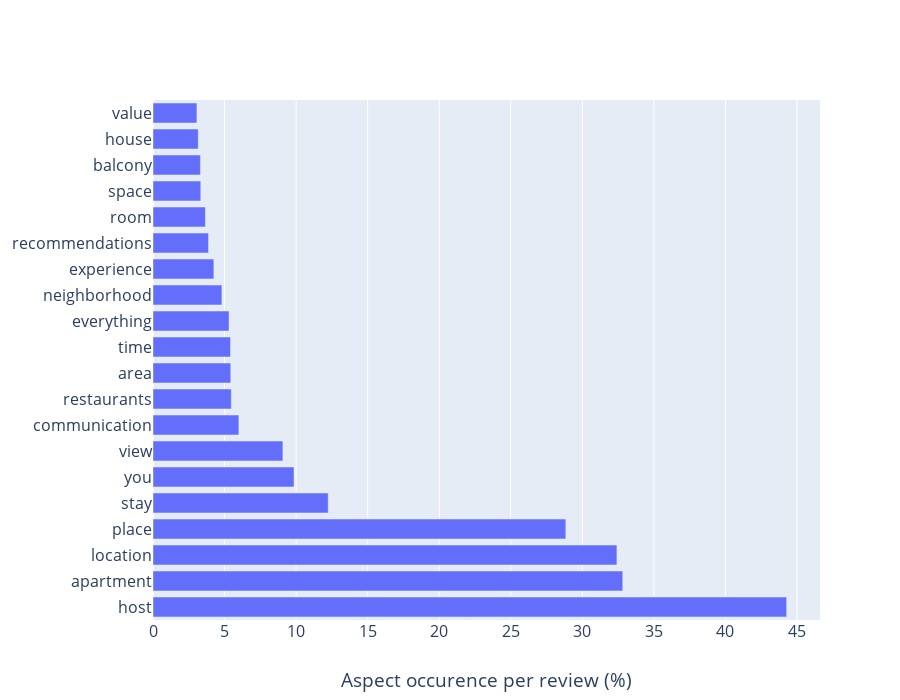

Here is the notebook cell this chart was saved with:
### Code cell
import plotly.graph_objects as go
bar_plot_word_index0 = 0
bar_plot_word_index1 = 20

bar_plot_words = merged_aspects.most_common()[bar_plot_word_index0: bar_plot_word_index1]
bar_plot_words = [word for word, _ in bar_plot_words]
bar_plot_counts = np.array([merged_aspects[word] for word in bar_plot_words]) * 100.0 / len(aspect_reviews)

fig = go.Figure()
fig.add_trace(go.Bar(
    y=bar_plot_words,
    x=bar_plot_counts,
    orientation="h",
))

# Here we modify the tickangle of the xaxis, resulting in rotated labels.
fig.update_layout(barmode="group", 
                  width=900,
                  height=700,
                  font_size=16, 
                  xaxis_title="Aspect occurence per review (%)",
                  bargap=0.15, # gap between bars of adjacent location coordinates.
                  bargroupgap=0.1, # gap between bars of the same location coordinate.
                  legend=dict(x=0.8, y=1.0,bgcolor='rgba(255, 255, 255, 0)', 
                              bordercolor='rgba(255, 255, 255, 0)', font_size=20)
                  )
fig.show()

### Figure 1 — Plotly figure (JSON) as saved in the notebook; plotly's stock layout.template omitted (floating-point values rounded to 4 significant figures)
{"data": [{"orientation": "h", "type": "bar", "x": [44.28, 32.82, 32.42, 28.85, 12.24, 9.853, 9.076, 5.999, 5.47, 5.434, 5.418, 5.312, 4.813, 4.252, 3.881, 3.664, 3.339, 3.314, 3.161, 3.069], "y": ["host", "apartment", "location", "place", "stay", "you", "view", "communication", "restaurants", "area", "time", "everything", "neighborhood", "experience", "recommendations", "room", "space", "balcony", "house", "value"]}], "layout": {"bargap": 0.15, "bargroupgap": 0.1, "barmode": "group", "font": {"size": 16}, "height": 700, "legend": {"bgcolor": "rgba(255, 255, 255, 0)", "bordercolor": "rgba(255, 255, 255, 0)", "font": {"size": 20}, "x": 0.8, "y": 1}, "width": 900, "xaxis": {"title": {"text": "Aspect occurence per review (%)"}}}}
